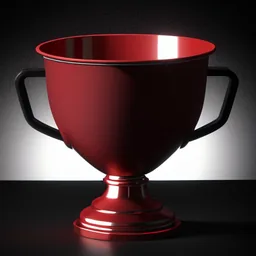
#> input picture art/trophies/t10.webp, 256 x 256 px, given in place of t10.png, which was not available
$ python medals.py
#> lines starting #> are read from the running program, lines starting #| are printed output that depends on the picture; after the words box and inside, x2 and y2 are one past the last pixel; in counts of white or black regions, pixels touching at a corner belong together; pictures that were not available may be replaced by others from this repository, and a replacement may not be noted
"""Медали: металлическая оправа считается по свету, эмблема — сгенерированная.

Что переделано после замечания «выглядит так, будто не старались»:
  • ушла лента-обрубок: она всё равно упиралась в край кадра, а место съедала.
    Медальон занимает теперь 96 % кадра вместо 86 %, эмблема внутри — 93 % диска
    вместо 58 %. Это и есть «крупнее»;
  • ушёл венчик из 48 точек по краю — читался как салфетка. Вместо него мелкая
    насечка (рифление гурта), как на монете;
  • оправа считается как тор: нормаль поворачивается поперёк кольца, свет падает
    сверху-слева, отдельно кладётся блик. Раньше это был плоский градиент,
    повёрнутый на 28°, — отсюда и ощущение картонности;
  • внутреннее поле не чёрное, а глубокий тон того же металла с виньеткой,
    поэтому эмблема лежит НА медали, а не в дырке;
  • рендер 512 px вместо 256.
"""
import os, math, glob
import numpy as np
from PIL import Image, ImageDraw, ImageFilter

W = 1024                 # рабочий размер, на выходе делим пополам
OUT_PX = 512
R_OUT, R_IN = 0.480, 0.375        # внешний радиус медали и граница внутреннего поля
EMB = 0.64                        # сторона коробки под эмблему в долях кадра

# тёмный / средний / светлый тон металла
METAL = {
 "tin":    ((78, 84, 90),   (150, 157, 165), (222, 228, 234)),
 "bronze": ((84, 44, 20),   (166, 100, 48),  (238, 176, 112)),
 "silver": ((84, 92, 104),  (160, 170, 183), (238, 244, 250)),
 "gold":   ((112, 74, 10),  (196, 150, 40),  (253, 230, 150)),
}
# ВСЕ медали золотые — по требованию заказчика. Разнобой олово/бронза/серебро
# давал ещё и нелогичный порядок: десятка выходила серебряной, а 25 и 50 — бронзовыми.
TIER = {t: "gold" for t in
        ("t10","t25","t50","t100","t175","t200","t275","t400","t500","t1000","t2000","t2500")}

L = np.array([-0.55, -0.62, 0.56]); L /= np.linalg.norm(L)   # свет сверху-слева

def _grids():
    y, x = np.mgrid[0:W, 0:W].astype(np.float32)
    x = (x - W/2) / W; y = (y - W/2) / W
    r = np.hypot(x, y) + 1e-6
    return x, y, r, x/r, y/r          # плюс единичный радиальный вектор

def _shade(n, dark, mid, light, spec_pow, spec_k):
    """ламберт по нормали + отдельный блик; цвет идёт dark→mid→light"""
    lam = np.clip(n[0]*L[0] + n[1]*L[1] + n[2]*L[2], 0, 1)
    k = (0.18 + 0.82*lam)[..., None]
    dark, mid, light = (np.array(c, np.float32) for c in (dark, mid, light))
    base = np.where(k < 0.5, dark + (mid-dark)*(k/0.5), mid + (light-mid)*((k-0.5)/0.5))
    return base + 255.0 * (lam**spec_pow)[..., None] * spec_k

def medallion(metal):
    dark, mid, light = METAL[metal]
    x, y, r, ux, uy = _grids()
    th = np.arctan2(y, x)

    # ── ОПРАВА: сечение кольца — полуокружность, нормаль едет поперёк
    t = np.clip((r - R_IN) / (R_OUT - R_IN), 0, 1)
    phi = math.pi * (t - 0.5)
    n_rim = (np.sin(phi)*ux, np.sin(phi)*uy, np.cos(phi))
    rim = _shade(n_rim, dark, mid, light, 42, 0.55)
    # рифление гурта — мелкая насечка у внешнего края, как на монете
    mill = 1 + 0.055*np.cos(150*th) * np.clip((t-0.72)/0.28, 0, 1)
    rim *= mill[..., None]

    # ── ВНУТРЕННЕЕ ПОЛЕ: слегка вогнутое, тон металла, а не чёрная дыра
    u = np.clip(r / R_IN, 0, 1)
    psi = 0.42 * math.pi * u
    n_in = (-np.sin(psi)*ux, -np.sin(psi)*uy, np.cos(psi))
    dark_f = tuple(int(c*0.46) for c in dark)     # поле глубже металла — эмблема выходит вперёд
    mid_f  = tuple(int(c*0.58) for c in mid)
    inner = _shade(n_in, dark_f, dark_f, mid_f, 16, 0.10)
    inner *= (1 - 0.30*u**2.2)[..., None]          # виньетка к краю поля

    img = np.where((r < R_IN)[..., None], inner, rim)

    # тёмная линия по стыку поля и оправы + светлая фаска сразу под ней
    seam = np.exp(-((r - R_IN)/0.0055)**2)[..., None]
    img = img*(1 - 0.55*seam) + np.array(dark, np.float32)*0.35*seam
    bev = np.exp(-((r - (R_IN-0.012))/0.006)**2)[..., None]
    img = img*(1 - 0.45*bev) + np.array(light, np.float32)*0.75*bev
    # тёмный кант по внешнему краю — читается на любом фоне
    edge = np.exp(-((r - R_OUT)/0.007)**2)[..., None]
    img = img*(1 - 0.65*edge) + np.array(dark, np.float32)*0.5*edge

    rgb = Image.fromarray(np.clip(img, 0, 255).astype("uint8"))
    a = np.clip((R_OUT - r) / 0.0025, 0, 1)
    return Image.merge("RGBA", rgb.split() + (Image.fromarray((a*255).astype("uint8")),))

def relief(em, dark, mid, light, strength=5.2):
    """Цветная чеканка — эмблема остаётся В СВОИХ ЦВЕТАХ, но получает объём.

       Сплошное золото читалось плохо: по силуэту не понять, что изображено.
       Плоская же картинка выглядела наклейкой. Здесь середина: форму берём из
       рельефа (высота = светотень исходника, нормаль, тот же свет, что у оправы),
       а цвет — собственный цвет предмета. Получается эмаль в золотой оправе.
       Альфа огрубляется: полупрозрачный край пропускал поле медали насквозь."""
    a = np.asarray(em.split()[3], np.float32)/255.0
    mask = (a > 0.45).astype(np.float32)
    if mask.sum() < 16: mask = (a > 0.15).astype(np.float32)
    S_ = max(em.width, em.height)
    blur = lambda arr, rad: np.asarray(Image.fromarray(
        (np.clip(arr, 0, 1)*255).astype("uint8")).filter(ImageFilter.GaussianBlur(max(1, rad))),
        np.float32)/255.0
    dome = blur(mask, S_//30)                       # только скруглённый КРАЙ штампа
    g = np.asarray(em.convert("L"), np.float32)/255.0 * mask
    lo, hi = np.percentile(g[mask > 0], (4, 96)) if mask.sum() else (0.0, 1.0)
    detail = np.clip((g - lo)/max(hi - lo, 1e-3), 0, 1) * mask
    detail = blur(detail, max(1, S_//320))
    h = 0.26*dome + 0.74*detail

    gy, gx = np.gradient(h)
    nz = 1.0/strength
    ln = np.sqrt(gx*gx + gy*gy + nz*nz)
    n = (-gx/ln, -gy/ln, nz/ln)
    lam = np.clip(n[0]*L[0] + n[1]*L[1] + n[2]*L[2], 0, 1)

    rgb = np.asarray(em.convert("RGB"), np.float32)
    # немного поднимаем насыщенность: под рельефным светом цвет иначе сереет
    grey = rgb.mean(axis=2, keepdims=True)
    rgb = np.clip(grey + (rgb - grey)*1.25, 0, 255)
    body = rgb * (0.34 + 0.78*lam)[..., None] + 255.0*(lam**28)[..., None]*0.30
    rimdark = np.clip(dome*3.0, 0, 1)
    body *= (0.66 + 0.34*rimdark)[..., None]
    out = np.clip(body, 0, 255).astype("uint8")
    am = (np.clip(blur(mask, max(1, S_//260))*1.6, 0, 1)*255).astype("uint8")
    return Image.merge("RGBA", Image.fromarray(out).split() + (Image.fromarray(am),))

def make(tid, emblem_path, out_path, out_px=OUT_PX):
    metal = TIER[tid]
    dark, mid, light = METAL[metal]
    card = medallion(metal)

    em = Image.open(emblem_path).convert("RGBA")
    bb = em.getbbox()
#> bb = (0, 0, 256, 256)
    if bb: em = em.crop(bb)
    # вытянутым эмблемам (рыцарь, башня, мост) даём больше места: у них пустые углы,
    # поэтому квадратная коробка занижала их сильнее, чем компактные предметы
    ar = max(em.width, em.height) / max(1, min(em.width, em.height))
#> ar = 1
    box = int(W * (EMB + 0.08*min(1.0, (ar-1)/0.8)))
#> box = 655
    k = min(box/em.width, box/em.height)
#> k = 2.56
    em = em.resize((max(1, round(em.width*k)), max(1, round(em.height*k))), Image.LANCZOS)
#> em: PIL image 655x655 RGBA
    em = relief(em, dark, mid, light)
#> in relief, `a = np.asarray(em.split()[3], np.float32)/255.0`: a: shape (655, 655) float32; every value is 1
#> in relief, `g = np.asarray(em.convert("L"), np.float32)/255.0 * mask`:
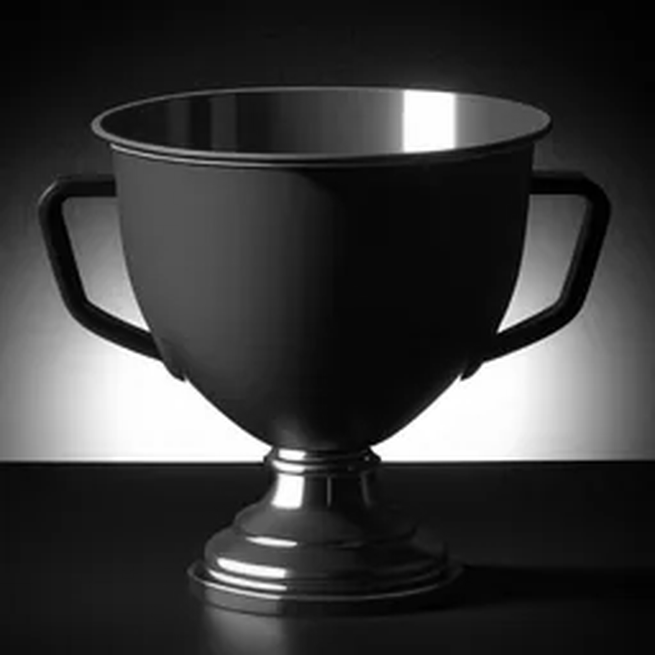
#> g: shape (655, 655) float32; min 0, max 1, mean 0.223
#> in relief, `lo, hi = np.percentile(g[mask > 0], (4, 96)) if mask.sum() else (0.0, ..`: lo = 0.0235; hi = 0.988
#> in relief, `h = 0.26*dome + 0.74*detail`:
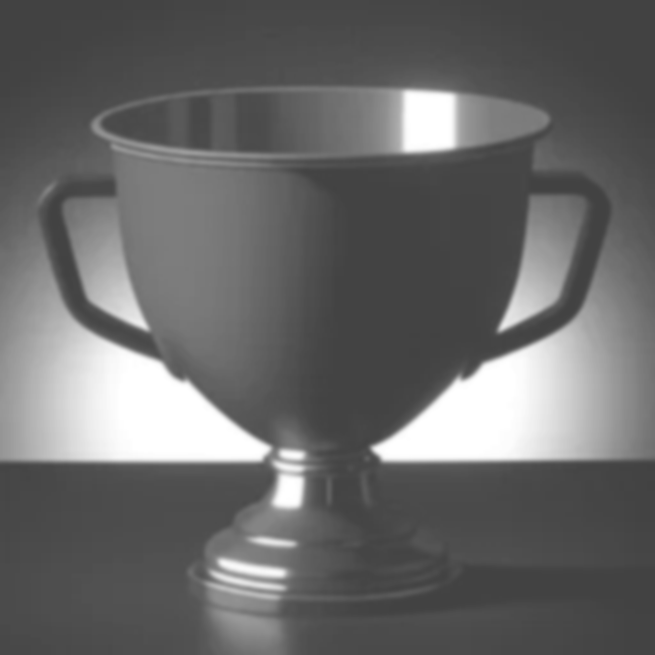
#> h: shape (655, 655) float32; min 0.26, max 1, mean 0.412
#> in relief, `gy, gx = np.gradient(h)`:
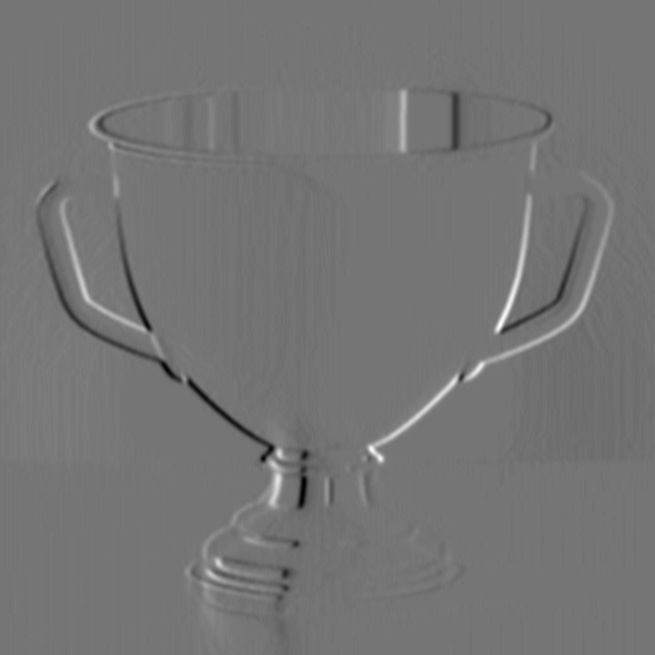
#> gx: shape (655, 655) float32; min -0.0914, max 0.107, mean -7.66e-05; drawn with min black and max white
#> in relief, `lam = np.clip(n[0]*L[0] + n[1]*L[1] + n[2]*L[2], 0, 1)`:
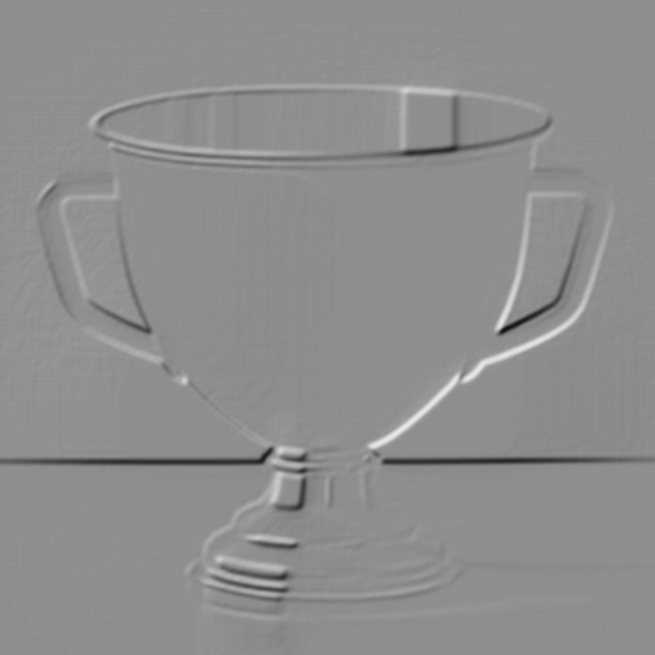
#> lam: shape (655, 655) float32; min 0.0631, max 0.911, mean 0.558
#> in relief, `am = (np.clip(blur(mask, max(1, S_//260))*1.6, 0, 1)*255).astype("uint..`: am: shape (655, 655); every value is 255
    ox, oy = int(W/2 - em.width/2), int(W/2 - em.height/2)
#> ox = 184; oy = 184

    # тень под рельефом — он должен подниматься над полем
    sh = Image.new("RGBA", (W, W), (0, 0, 0, 0))
#> sh: PIL image 1024x1024 RGBA; every value is 0
    sh.paste(Image.new("RGBA", em.size, (0, 0, 0, 165)), (ox+int(W*0.006), oy+int(W*0.009)), em)
    sh = sh.filter(ImageFilter.GaussianBlur(W*0.010))
    card = Image.alpha_composite(card, Image.composite(
        sh, Image.new("RGBA", (W, W), (0, 0, 0, 0)), disc(R_IN)))
#> in disc, `m = Image.new("L", (W, W), 0)`: m: PIL image 1024x1024 L; every value is 0
#> in disc, `ImageDraw.Draw(m).ellipse([W/2-rad*W, W/2-rad*W, W/2+rad*W, W/2+rad*W]..`:
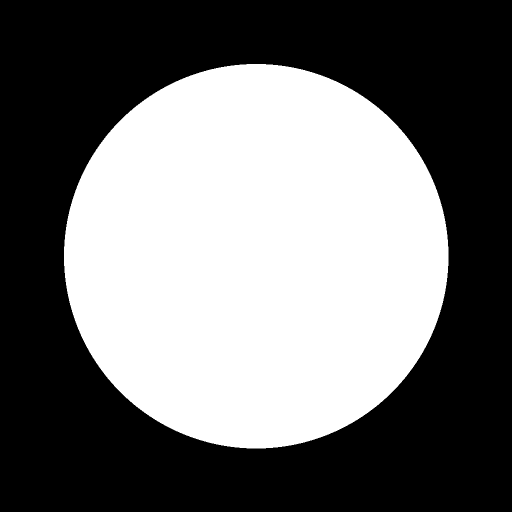
#> m: PIL image 1024x1024 L (shown at 1/2 size); 44.3% white; 1 white region, box (x1, y1, x2, y2) and area: (128, 128, 897, 897) 464317

    lay = Image.new("RGBA", (W, W), (0, 0, 0, 0)); lay.paste(em, (ox, oy), em)
    card = Image.alpha_composite(card, Image.composite(
        lay, Image.new("RGBA", (W, W), (0, 0, 0, 0)), disc(R_IN - 0.004)))
#> in disc (call 2), `ImageDraw.Draw(m).ellipse([W/2-rad*W, W/2-rad*W, W/2+rad*W, W/2+rad*W]..`: m: PIL image 1024x1024 L; 43.3% white; 1 white region, box (x1, y1, x2, y2) and area: (132, 132, 892, 892) 453532

    # общий глянец поверх всей медали — узкая дуга сверху
    gl = Image.new("L", (W, W), 0)
    ImageDraw.Draw(gl).ellipse([W*0.10, -W*0.34, W*0.90, W*0.42], fill=64)
#> gl: PIL image 1024x1024 L; values 0 (black) and 64 (white), 27.2% white; 1 white region, box (x1, y1, x2, y2) and area: (102, 0, 922, 431) 284762
    gl = gl.filter(ImageFilter.GaussianBlur(W*0.05))
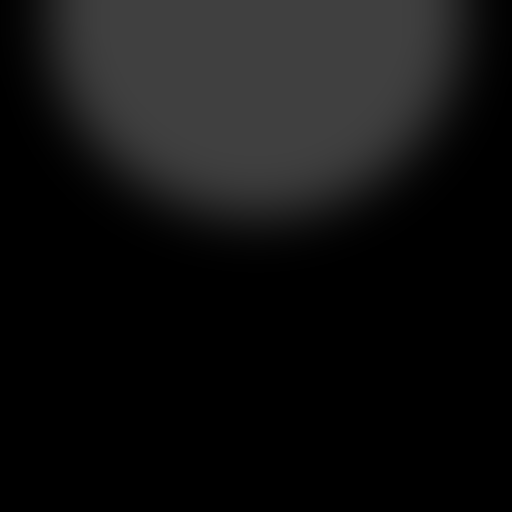
#> gl: PIL image 1024x1024 L (shown at 1/2 size); min 0, max 64, mean 17.4
    white = Image.merge("RGBA", (Image.new("L", (W, W), 255),)*3 + (gl,))
    card = Image.alpha_composite(card, Image.composite(
        white, Image.new("RGBA", (W, W), (0, 0, 0, 0)), disc(R_OUT)))
#> in disc (call 3), `ImageDraw.Draw(m).ellipse([W/2-rad*W, W/2-rad*W, W/2+rad*W, W/2+rad*W]..`: m: PIL image 1024x1024 L; 72.5% white; 1 black region, box (x1, y1, x2, y2) and area: (0, 0, 1024, 1024) 288240
    card.resize((out_px, out_px), Image.LANCZOS).save(out_path)
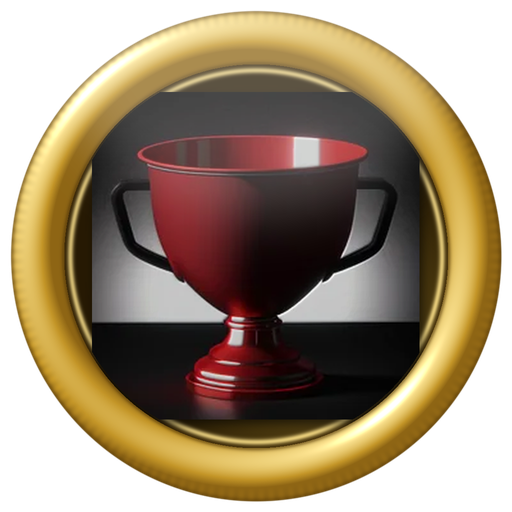
#> saved as _medal_t10.png: PIL image 512x512 RGBA; mean R, G, B, A 90.2, 72.4, 47.2, 183.7; transparent parts drawn white

def disc(rad):
    m = Image.new("L", (W, W), 0)
    ImageDraw.Draw(m).ellipse([W/2-rad*W, W/2-rad*W, W/2+rad*W, W/2+rad*W], fill=255)
    return m

if __name__ == "__main__":
    os.makedirs("art/trophies", exist_ok=True)
    for f in glob.glob("art/trophies/*.webp"):
        if os.path.basename(f)[:-5] not in TIER:
            os.remove(f); print("удалён устаревший тир", os.path.basename(f))
    n = 0; miss = []
    for tid in TIER:
        src = f".gen/emblems_cut/{tid}.png"
        if not os.path.exists(src): miss.append(tid); continue
        tmp = f".gen/_medal_{tid}.png"
        make(tid, src, tmp)
        Image.open(tmp).convert("RGBA").save(
            f"art/trophies/{tid}.webp", "WEBP", quality=88, method=6)
        os.remove(tmp); n += 1
    print("медалей собрано", n, "без эмблемы:", miss or "нет")
